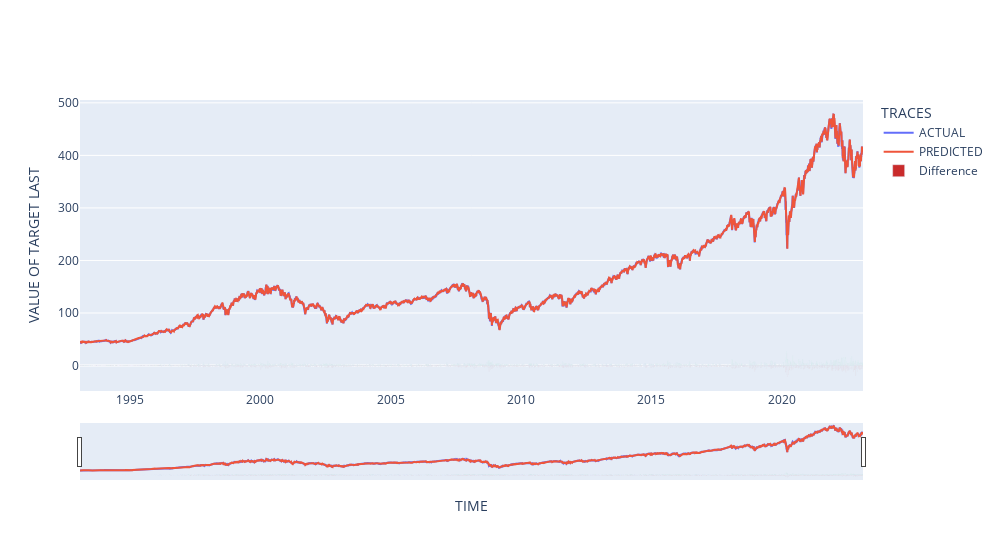

Notebook source saved alongside this figure:
### Code cell
comparison_fig

### Figure 1 — Plotly figure (JSON) as saved in the notebook; plotly's stock layout.template omitted (floating-point values rounded to 4 significant figures; data arrays with more than 128 entries replaced by an {"elided": "..."} marker saying what was removed)
{"data": [{"mode": "lines", "name": "ACTUAL", "type": "scatter", "x": {"elided": "7568 str values"}, "y": {"elided": "7568 float values"}}, {"mode": "lines", "name": "PREDICTED", "type": "scatter", "x": {"elided": "7568 str values"}, "y": {"elided": "7568 float values"}}, {"marker": {"color": {"elided": "7568 str values"}}, "name": "Difference", "type": "bar", "x": {"elided": "7568 str values"}, "y": {"elided": "7568 float values"}}], "layout": {"hoverlabel": {"bgcolor": "white", "font": {"family": "Rockwell", "size": 16}}, "hovermode": "x unified", "legend": {"title": {"text": "TRACES"}}, "width": 1000, "xaxis": {"rangeslider": {"visible": true}, "title": {"text": "TIME"}, "type": "date"}, "yaxis": {"title": {"text": "VALUE OF TARGET LAST"}}}}
